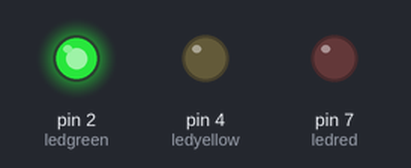
A sketch run on a simulated Arduino Uno, built with avr-gcc and run on an emulated ATmega328P. Shown: output pins drawn as LEDs (lit = HIGH).

Above: at 1.5 s.
At 3.5 s:
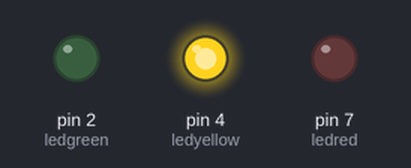
At 5.0 s:
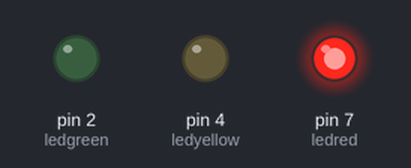
Timing chart, 0 to 7.8 s (numbered marks = the images above):
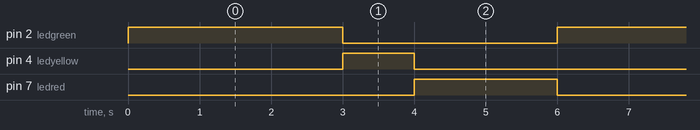

Measured:
- by itself, pin 2 (ledgreen): alternates HIGH for 3.0 s and LOW for 3.0 s
- by itself, pin 4 (ledyellow): alternates HIGH for 1.0 s and LOW for 5.0 s
- by itself, pin 7 (ledred): alternates HIGH for 2.0 s and LOW for 4.0 s

The sketch:

za.shiri-2_1_.ino
```cpp
int ledgreen = 2;//ledgreen connected to digital pin 2
int ledyellow = 4;//ledyellow connected to digital pin 4
int ledred = 7;//ledred connected to digital pin 7
void setup() {
  // put your setup code here, to run once:
  pinMode(ledgreen, OUTPUT);//sets the digital pin as output
  pinMode(ledyellow, OUTPUT);//sets the digital pin as output
  pinMode(ledred, OUTPUT);//sets the digital pin as output
}

void loop() {
  // put your main code here, to run repeatedly:
  digitalWrite(ledgreen, HIGH);//turns the ledgreen on
  digitalWrite(ledyellow, LOW);//turns the ledyellow off
  digitalWrite(ledred, LOW);//turns the ledred off
  delay(3000);//waits for 3 second

  digitalWrite(ledyellow, HIGH);//turns the ledyellow on
  digitalWrite(ledgreen, LOW);//turns the ledgreen off
  digitalWrite(ledred, LOW);//turns the ledred off
  delay(1000);//waits for a second

  digitalWrite(ledred, HIGH);//turns the ledred on
  digitalWrite(ledgreen, LOW);//turns the ledgreen off
  digitalWrite(ledyellow, LOW);//turns the ledyellow off
  delay(2000);//waits for 2 second
}
```
